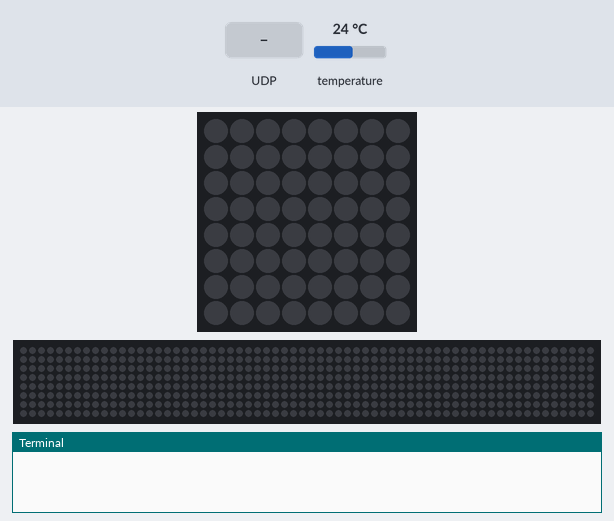
Simulated run of this program. Board: Raspberry Pi (BCM pin numbers) with a Sense HAT. Parts: the Sense HAT's 8×8 RGB LED matrix, a strip that is not on the board, showing the scrolling text unrolled, the last lines printed to the terminal. Inputs (shaded band) come from the test bench; at power-on: temperature 24 °C. The 64×8 strip is a reading aid, not a part: it shows the text the matrix is scrolling, unrolled, one strip-width of it at a time.

Above: at 1.2 s.
1.3 s: UDP packet "PRINT_TEMPERATURE" arrives
At 1.45 s:
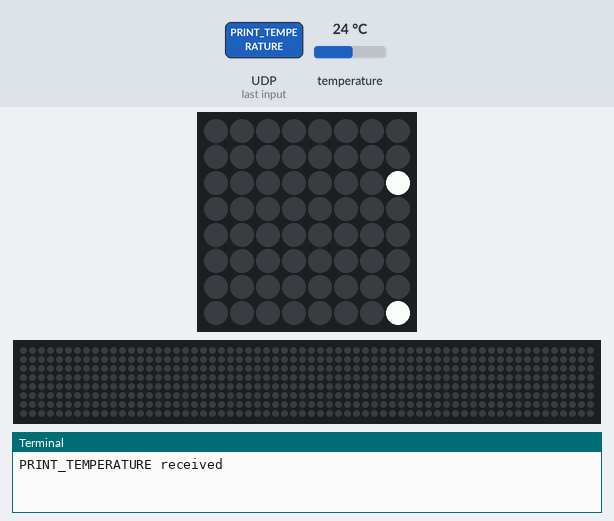
At 1.95 s:
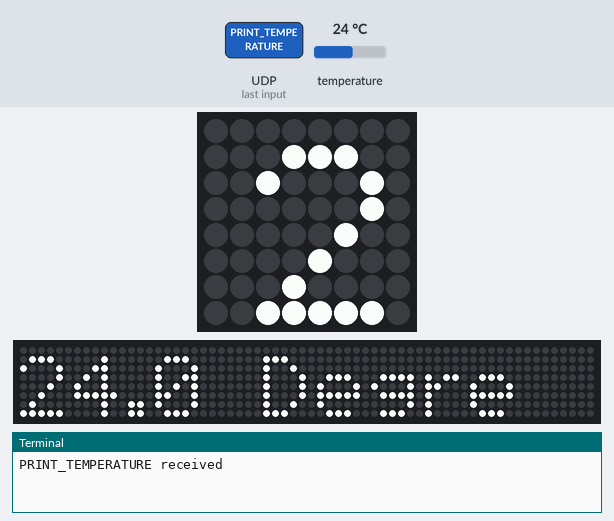
Timing chart, 0 to 4.3 s (numbered marks = the images above; inputs shaded):
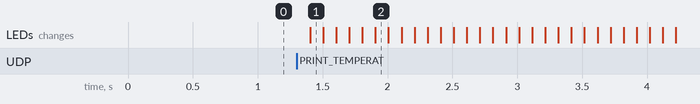

Measured:
- after the input at 1.3 s, the LEDs: change after 0.10 s (image 1)

The program:

receiveUdpData.py
```python
# -*- coding: utf-8 -*-
import socket
from sense_hat import SenseHat

#Declaration
sense = SenseHat()

#UDP Configuration
UDP_IP = "192.168.1.35"
UDP_PORT = 9930

#PC Configuration
PC_IP = "192.168.1.21"

#Init socket
sock = socket.socket(socket.AF_INET, # Internet
                     socket.SOCK_DGRAM) # UDP

#Connection
sock.bind((UDP_IP, UDP_PORT))

#Main
while True:
    data, addr = sock.recvfrom(1024) # buffer size is 1024 bytes
    frame=data.split(";",1)

    if frame[0] == "PRINT_TEXT":
      print "PRINT_TEXT received"
      sense.show_message(frame[1])
    elif frame[0] == "PRINT_TEMPERATURE":
      print "PRINT_TEMPERATURE received"
      temperature = sense.get_temperature()
      temperature = round(temperature,2)
      sense.show_message(str(temperature)+ " Degre")
    elif frame[0] == "PRINT_PRESSURE":
      print "PRINT_PRESSURE received"
      pressure = sense.get_pressure()
      pressure = round(pressure,2)
      sense.show_message(str(pressure)+ " HPa")
```
